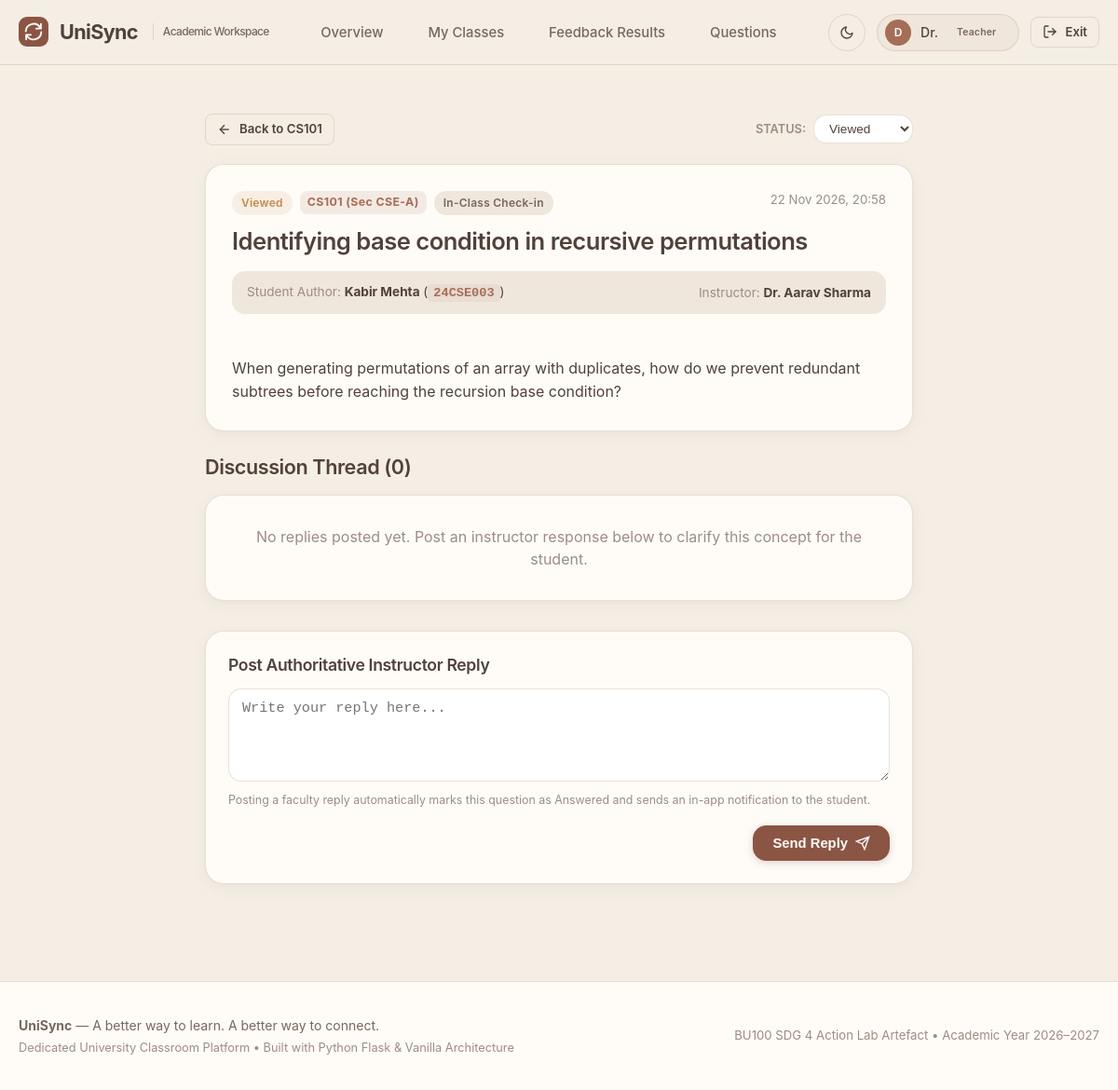
Page /questions/2 (signed in) on the committed database.
### models/users.py (models this page shows, shortened)
class User(db.Model):
    __tablename__ = 'users'
    id = db.Column(db.Integer, primary_key=True)
    email = db.Column(db.String(120), unique=True, nullable=False, index=True)
    password_hash = db.Column(db.String(255), nullable=False)
    role = db.Column(db.String(20), nullable=False)  # 'student' or 'teacher'
    full_name = db.Column(db.String(100), nullable=False)
    is_active = db.Column(db.Boolean, default=True, nullable=False)
    created_at = db.Column(db.DateTime, default=utcnow, nullable=False)
    student_profile = db.relationship('StudentProfile', back_populates='user', uselist=False, cascade='all, delete-orphan')
    teacher_profile = db.relationship('TeacherProfile', back_populates='user', uselist=False, cascade='all, delete-orphan')
    notifications = db.relationship('Notification', back_populates='user', cascade='all, delete-orphan', order_by='Notification.created_at.desc()')
    audit_logs = db.relationship('AuditLog', back_populates='user')
    @property
    def is_student(self):
        return self.role == 'student'
    @property
    def is_teacher(self):
        return self.role == 'teacher'

class StudentProfile(db.Model):
    __tablename__ = 'student_profiles'
    id = db.Column(db.Integer, primary_key=True)
    user_id = db.Column(db.Integer, db.ForeignKey('users.id', ondelete='CASCADE'), unique=True, nullable=False)
    roll_number = db.Column(db.String(30), unique=True, nullable=False, index=True)
    programme = db.Column(db.String(80), nullable=False)  # e.g., 'B.Tech CSE'
    semester = db.Column(db.Integer, nullable=False)     # e.g., 4
    section = db.Column(db.String(10), nullable=False)    # e.g., 'A'
    created_at = db.Column(db.DateTime, default=utcnow, nullable=False)
    user = db.relationship('User', back_populates='student_profile')
    enrollments = db.relationship('Enrollment', back_populates='student', cascade='all, delete-orphan')
    feedback_responses = db.relationship('FeedbackResponse', back_populates='student', cascade='all, delete-orphan')
    doubts = db.relationship('Doubt', back_populates='student', cascade='all, delete-orphan')

### models/academic.py (models this page shows, shortened)
class Course(db.Model):
    __tablename__ = 'courses'
    id = db.Column(db.Integer, primary_key=True)
    code = db.Column(db.String(20), unique=True, nullable=False, index=True)  # e.g., 'CS101'
    name = db.Column(db.String(120), nullable=False)                         # e.g., 'Programming Fundamentals'
    description = db.Column(db.Text, nullable=True)
    credits = db.Column(db.Integer, default=3, nullable=False)
    created_at = db.Column(db.DateTime, default=utcnow, nullable=False)
    class_offerings = db.relationship('ClassOffering', back_populates='course', cascade='all, delete-orphan')

class Section(db.Model):
    __tablename__ = 'sections'
    id = db.Column(db.Integer, primary_key=True)
    name = db.Column(db.String(30), nullable=False)         # e.g., 'CSE-A', 'CSE-B'
    programme = db.Column(db.String(80), nullable=False)    # e.g., 'B.Tech CSE'
    semester = db.Column(db.Integer, nullable=False)       # e.g., 4
    created_at = db.Column(db.DateTime, default=utcnow, nullable=False)
    class_offerings = db.relationship('ClassOffering', back_populates='section', cascade='all, delete-orphan')

### models/doubts.py (models this page shows, shortened)
class Doubt(db.Model):
    __tablename__ = 'doubts'
    id = db.Column(db.Integer, primary_key=True)
    class_offering_id = db.Column(db.Integer, db.ForeignKey('class_offerings.id', ondelete='CASCADE'), nullable=False)
    student_id = db.Column(db.Integer, db.ForeignKey('student_profiles.id', ondelete='CASCADE'), nullable=False)
    feedback_session_id = db.Column(db.Integer, db.ForeignKey('feedback_sessions.id', ondelete='SET NULL'), nullable=True)
    title = db.Column(db.String(200), nullable=False)
    explanation = db.Column(db.Text, nullable=False)
    status = db.Column(db.String(20), default='new', nullable=False)  # 'new', 'viewed', 'answered', 'resolved'
    created_at = db.Column(db.DateTime, default=utcnow, nullable=False)
    updated_at = db.Column(db.DateTime, default=utcnow, onupdate=utcnow, nullable=False)
    class_offering = db.relationship('ClassOffering', back_populates='doubts')
    student = db.relationship('StudentProfile', back_populates='doubts')
    session = db.relationship('FeedbackSession', back_populates='linked_doubts')
    replies = db.relationship('DoubtReply', back_populates='doubt', cascade='all, delete-orphan', order_by='DoubtReply.created_at.asc()')
    status_history = db.relationship('DoubtStatusHistory', back_populates='doubt', cascade='all, delete-orphan', order_by='DoubtStatusHistory.changed_at.desc()')

### routes/questions.py (the view, shortened to what this page needs)
@questions_bp.route('/<int:doubt_id>')
@login_required
def detail(doubt_id):
    doubt = db.session.get(Doubt, doubt_id)
    if not doubt:
        abort(404)
    offering = doubt.class_offering
    user = g.user
    is_teacher_owner = user.is_teacher and offering.teacher_id == getattr(g.teacher, 'id', None)
    is_author_student = user.is_student and doubt.student_id == getattr(g.student, 'id', None)
    if not is_teacher_owner and not is_author_student:
        flash('Access restricted. You cannot view private questions of other students.', 'error')
        return redirect(url_for('auth.index'))
    return render_template(
        'question_detail.html',
        doubt=doubt,
        offering=offering,
        is_teacher=is_teacher_owner,
        is_student=is_author_student
    )

### templates/question_detail.html (shortened to what this page needs)
{% extends "base.html" %}
{% block content %}
<div class="container-narrow" style="margin: 20px auto 40px auto;">
  <div style="display: flex; justify-content: space-between; align-items: center; margin-bottom: 20px; flex-wrap: wrap; gap: 10px;">
    <a href="{{ url_for('classes.detail', class_id=offering.id) }}" class="btn btn-outline btn-sm">
      <svg class="icon-sm" viewBox="0 0 24 24" fill="none" stroke="currentColor" stroke-width="2"><line x1="19" y1="12" x2="5" y2="12"></line><polyline points="12 19 5 12 12 5"></polyline></svg>
      <span>Back to {{ offering.course.code }}</span>
    </a>
    <form method="POST" action="{{ url_for('questions.update_status', doubt_id=doubt.id) }}" style="display: flex; align-items: center; gap: 8px;">
      <span style="font-size: 0.8rem; font-weight: 600; color: var(--text-muted); text-transform: uppercase;">Status:</span>
      <select name="status" class="form-control" style="padding: 6px 12px; font-size: 0.85rem; width: auto;" onchange="this.form.submit()">
        {% if is_teacher %}
          <option value="viewed" {% if doubt.status == 'viewed' %}selected{% endif %}>Viewed</option>
        {% elif is_student %}
          <option value="answered" {% if doubt.status != 'resolved' %}selected{% endif %}>Open</option>
          <option value="resolved" {% if doubt.status == 'resolved' %}selected{% endif %}>Mark as Resolved</option>
        {% endif %}
      </select>
    </form>
  </div>
  <div class="card" style="margin-bottom: 24px; padding: 28px;">
    <div style="display: flex; justify-content: space-between; align-items: flex-start; margin-bottom: 12px; flex-wrap: wrap; gap: 10px;">
      <div style="display: flex; align-items: center; gap: 8px;">
        <span class="badge {% if doubt.status == 'new' %}badge-error{% elif doubt.status == 'viewed' %}badge-warning{% elif doubt.status == 'answered' %}badge-success{% else %}badge-neutral{% endif %}">
          {{ doubt.status.title() }}
        </span>
        <span class="class-code-badge">{{ offering.course.code }} (Sec {{ offering.section.name }})</span>
        {% if doubt.session %}
          <span class="badge badge-neutral">In-Class Check-in</span>
        {% endif %}
      </div>
      <span style="font-size: 0.825rem; color: var(--text-muted);">{{ doubt.created_at|format_datetime }}</span>
    </div>
    <h2 style="font-size: 1.6rem; margin-bottom: 16px;">{{ doubt.title }}</h2>
    <div style="background: var(--bg-subtle); border-radius: var(--radius-md); padding: 12px 16px; margin-bottom: 20px; display: flex; align-items: center; justify-content: space-between; font-size: 0.85rem;">
      <div>
        <span style="color: var(--text-muted);">Student Author:</span>
        <strong>{{ doubt.student.user.full_name }}</strong> (<span class="roll-code">{{ doubt.student.roll_number }}</span>)
      </div>
      <div>
        <span style="color: var(--text-muted);">Instructor:</span>
        <strong>{{ offering.teacher.user.full_name }}</strong>
      </div>
    </div>
    <p style="font-size: 1rem; color: var(--text-primary); line-height: 1.6; white-space: pre-line;">
      {{ doubt.explanation }}
    </p>
  </div>
  <div style="margin-bottom: 32px;">
    <h3 style="margin-bottom: 16px;">Discussion Thread ({{ doubt.replies|length }})</h3>
    {% if doubt.replies %}
      <div style="display: flex; flex-direction: column; gap: 16px;">
        {% for r in doubt.replies %}
          <div class="card" style="padding: 20px; {% if r.author.is_teacher %}border-left: 4px solid var(--primary-button); background: rgba(139, 85, 68, 0.03);{% endif %}">
            <div style="display: flex; justify-content: space-between; align-items: center; margin-bottom: 10px;">
              <div style="display: flex; align-items: center; gap: 10px;">
                <div class="user-avatar" style="{% if r.author.is_teacher %}background: var(--primary-button);{% endif %}">
                  {{ r.author.full_name[:1] }}
                </div>
                <div>
                  <strong>{{ r.author.full_name }}</strong>
                  {% if r.author.is_teacher %}
                    <span class="badge badge-primary" style="margin-left: 6px;">Course Instructor</span>
                  {% else %}
                    <span class="badge badge-neutral" style="margin-left: 6px;">Student</span>
                  {% endif %}
                </div>
              </div>
              <span style="font-size: 0.8rem; color: var(--text-muted);">{{ r.created_at|format_datetime }}</span>
            </div>
            <p style="font-size: 0.95rem; color: var(--text-primary); line-height: 1.5; white-space: pre-line; margin-top: 6px;">
              {{ r.message }}
            </p>
          </div>
        {% endfor %}
      </div>
    {% else %}
      <div class="card" style="text-align: center; padding: 32px; color: var(--text-muted);">
        No replies posted yet. {% if is_teacher %}Post an instructor response below to clarify this concept for the student.{% else %}Awaiting faculty response.{% endif %}
      </div>
    {% endif %}
  </div>
  <div class="card" style="padding: 24px;">
    <h4 style="margin-bottom: 12px;">
      {% if is_teacher %}Post Authoritative Instructor Reply{% else %}Add Clarification or Follow-up{% endif %}
    </h4>
    <form method="POST" action="{{ url_for('questions.reply', doubt_id=doubt.id) }}">
      <div class="form-group">
        <textarea name="message" class="form-control" rows="4" placeholder="Write your reply here..." required></textarea>
        {% if is_teacher %}
          <div class="form-hint">Posting a faculty reply automatically marks this question as Answered and sends an in-app notification to the student.</div>
        {% endif %}
      </div>
      <div style="display: flex; justify-content: flex-end;">
        <button type="submit" class="btn btn-primary">
          <span>Send Reply</span>
          <svg class="icon-sm" viewBox="0 0 24 24" fill="none" stroke="currentColor" stroke-width="2"><line x1="22" y1="2" x2="11" y2="13"></line><polygon points="22 2 15 22 11 13 2 9 22 2"></polygon></svg>
        </button>
      </div>
    </form>
  </div>
</div>
{% endblock %}

### templates/base.html (shortened to what this page needs)
<!DOCTYPE html>
<html lang="en" data-theme="light">
<head>
  <link rel="stylesheet" href="{{ url_for('static', filename='css/style.css') }}">
  <link rel="stylesheet" href="{{ url_for('static', filename='css/responsive.css') }}">
</head>
<body data-role="{{ current_user.role if current_user else '' }}">
  <nav class="site-nav">
    <div class="container">
      <a href="{{ url_for('auth.index') }}" class="nav-brand">
        <div class="brand-icon">
          <svg class="icon-md" viewBox="0 0 24 24" fill="none" stroke="currentColor" stroke-width="2.2" stroke-linecap="round" stroke-linejoin="round">
            <path d="M21.5 2v6h-6M2.5 22v-6h6M2 11.5a10 10 0 0 1 18.8-4.3M22 12.5a10 10 0 0 1-18.8 4.2"/>
          </svg>
        </div>
        <span>UniSync</span>
        <span class="brand-tagline">Academic Workspace</span>
      </a>
      {% if current_user %}
        <ul class="nav-links">
          {% if current_user.is_teacher %}
            <li><a href="{{ url_for('teacher.dashboard') }}" class="nav-link {% if request.endpoint == 'teacher.dashboard' %}active{% endif %}">Overview</a></li>
            <li><a href="{{ url_for('teacher.classes') }}" class="nav-link {% if request.endpoint == 'teacher.classes' %}active{% endif %}">My Classes</a></li>
            <li><a href="{{ url_for('teacher.feedback_history') }}" class="nav-link {% if request.endpoint == 'teacher.feedback_history' %}active{% endif %}">Feedback Results</a></li>
            <li><a href="{{ url_for('teacher.questions') }}" class="nav-link {% if request.endpoint == 'teacher.questions' %}active{% endif %}">Questions</a></li>
          {% endif %}
        </ul>
      {% endif %}
      <div class="nav-actions">
        <button type="button" class="notif-btn theme-toggle-btn" onclick="toggleTheme()" title="Toggle Theme" aria-label="Toggle Light or Dark Mode">
          <svg class="icon-sm theme-icon-moon" viewBox="0 0 24 24" fill="none" stroke="currentColor" stroke-width="2" stroke-linecap="round" stroke-linejoin="round">
            <path d="M21 12.79A9 9 0 1 1 11.21 3 7 7 0 0 0 21 12.79z"></path>
          </svg>
        </button>
        {% if current_user %}
          <div class="user-pill">
            <div class="user-avatar">
              {{ current_user.full_name[:1] }}
            </div>
            <span>{{ current_user.full_name.split(' ')[0] }}</span>
            <span class="badge badge-neutral" style="font-size: 0.65rem;">
              {{ current_user.role.title() }}
            </span>
          </div>
          <a href="{{ url_for('auth.logout') }}" class="btn btn-outline btn-sm" title="Sign out">
            <svg class="icon-sm" viewBox="0 0 24 24" fill="none" stroke="currentColor" stroke-width="2" stroke-linecap="round" stroke-linejoin="round">
              <path d="M9 21H5a2 2 0 0 1-2-2V5a2 2 0 0 1 2-2h4"></path>
              <polyline points="16 17 21 12 16 7"></polyline>
              <line x1="21" y1="12" x2="9" y2="12"></line>
            </svg>
            <span>Exit</span>
          </a>
        {% else %}
          <a href="{{ url_for('auth.login') }}" class="btn btn-outline btn-sm">Sign In</a>
          <a href="{{ url_for('auth.signup') }}" class="btn btn-primary btn-sm">Create Account</a>
        {% endif %}
      </div>
    </div>
  </nav>
  <main class="main-content">
    <div class="container">
      {% block content %}{% endblock %}
    </div>
  </main>
  <footer class="site-footer">
    <div class="container">
      <div class="footer-inner">
        <div>
          <strong>UniSync</strong> &mdash; A better way to learn. A better way to connect.
          <p style="font-size: 0.8rem; margin-top: 4px; color: var(--text-muted);">
            Dedicated University Classroom Platform &bull; Built with Python Flask &amp; Vanilla Architecture
          </p>
        </div>
        <div style="font-size: 0.825rem; color: var(--text-muted);">
          BU100 SDG 4 Action Lab Artefact &bull; Academic Year 2026&ndash;2027
        </div>
      </div>
    </div>
  </footer>
</body>
</html>

### rows in the picture
User: full_name "D", full_name "Dr.", role "Teacher", teacher.user.full_name "Dr. Aarav Sharma"
Course: course.code "CS101"
Doubt: status "Viewed", created_at "22 Nov 2026, 20:58", title "Identifying base condition in recursive permutations", explanation "When generating permutations of an array with duplicates, how do we prevent redundant subtrees before reaching the recursion base condition?"
Section: section.name "CSE-A"
User: student.user.full_name "Kabir Mehta"
StudentProfile: student.roll_number "24CSE003"

### other values in the picture
{{ doubt.replies|length }} "0"
